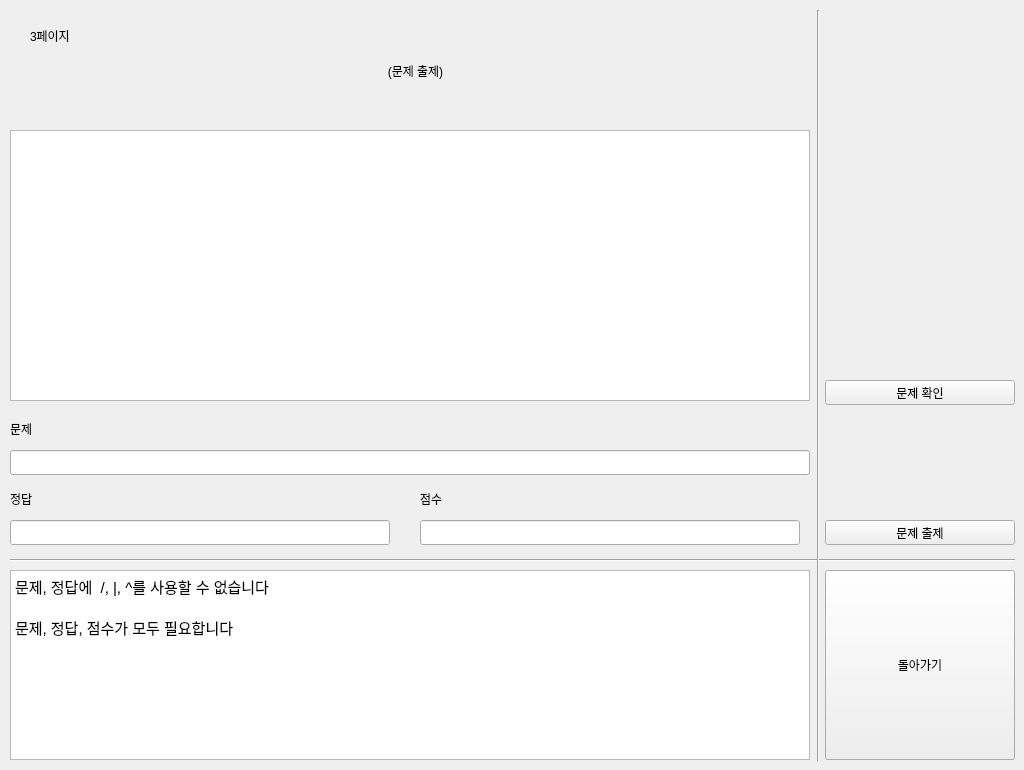
    <widget class="QWidget" name="page_6">
     <widget class="QLabel" name="label_30">
      <property name="geometry">
       <rect>
        <x>30</x>
        <y>20</y>
        <width>81</width>
        <height>31</height>
       </rect>
      </property>
      <property name="text">
       <string>3페이지</string>
      </property>
     </widget>
     <widget class="QLabel" name="label_23">
      <property name="geometry">
       <rect>
        <x>30</x>
        <y>30</y>
        <width>771</width>
        <height>81</height>
       </rect>
      </property>
      <property name="text">
       <string>(문제 출제)</string>
      </property>
      <property name="alignment">
       <set>Qt::AlignCenter</set>
      </property>
     </widget>
     <widget class="QPushButton" name="btn_t_quiz_add">
      <property name="geometry">
       <rect>
        <x>825</x>
        <y>520</y>
        <width>190</width>
        <height>25</height>
       </rect>
      </property>
      <property name="text">
       <string>문제 출제</string>
      </property>
     </widget>
     <widget class="QPushButton" name="btn_t_quiz_back">
      <property name="geometry">
       <rect>
        <x>825</x>
        <y>570</y>
        <width>190</width>
        <height>190</height>
       </rect>
      </property>
      <property name="text">
       <string>돌아가기</string>
      </property>
     </widget>
     <widget class="QLineEdit" name="line_quiz_add_q">
      <property name="geometry">
       <rect>
        <x>10</x>
        <y>450</y>
        <width>800</width>
        <height>25</height>
       </rect>
      </property>
     </widget>
     <widget class="QLabel" name="label_6">
      <property name="geometry">
       <rect>
        <x>10</x>
        <y>420</y>
        <width>67</width>
        <height>17</height>
       </rect>
      </property>
      <property name="text">
       <string>문제</string>
      </property>
     </widget>
     <widget class="QLabel" name="label_7">
      <property name="geometry">
       <rect>
        <x>10</x>
        <y>490</y>
        <width>67</width>
        <height>17</height>
       </rect>
      </property>
      <property name="text">
       <string>정답</string>
      </property>
     </widget>
     <widget class="QLineEdit" name="line_quiz_add_a">
      <property name="geometry">
       <rect>
        <x>10</x>
        <y>520</y>
        <width>380</width>
        <height>25</height>
       </rect>
      </property>
     </widget>
     <widget class="QTextBrowser" name="text_t_quiz">
      <property name="geometry">
       <rect>
        <x>10</x>
        <y>130</y>
        <width>800</width>
        <height>271</height>
       </rect>
      </property>
     </widget>
     <widget class="QPushButton" name="btn_t_quiz_check">
      <property name="geometry">
       <rect>
        <x>825</x>
        <y>380</y>
        <width>190</width>
        <height>25</height>
       </rect>
      </property>
      <property name="text">
       <string>문제 확인</string>
      </property>
     </widget>
     <widget class="QTextBrowser" name="textBrowser_2">
      <property name="geometry">
       <rect>
        <x>10</x>
        <y>570</y>
        <width>800</width>
        <height>190</height>
       </rect>
      </property>
      <property name="html">
       <string>&lt;!DOCTYPE HTML PUBLIC &quot;-//W3C//DTD HTML 4.0//EN&quot; &quot;http://www.w3.org/TR/REC-html40/strict.dtd&quot;&gt;
&lt;html&gt;&lt;head&gt;&lt;meta name=&quot;qrichtext&quot; content=&quot;1&quot; /&gt;&lt;style type=&quot;text/css&quot;&gt;
p, li { white-space: pre-wrap; }
&lt;/style&gt;&lt;/head&gt;&lt;body style=&quot; font-family:'Gulim'; font-size:9pt; font-weight:400; font-style:normal;&quot;&gt;
&lt;p style=&quot; margin-top:0px; margin-bottom:0px; margin-left:0px; margin-right:0px; -qt-block-indent:0; text-indent:0px;&quot;&gt;&lt;span style=&quot; font-family:'Ubuntu'; font-size:11pt;&quot;&gt;문제, 정답에  /, |, ^를 사용할 수 없습니다&lt;/span&gt;&lt;/p&gt;
&lt;p style=&quot;-qt-paragraph-type:empty; margin-top:0px; margin-bottom:0px; margin-left:0px; margin-right:0px; -qt-block-indent:0; text-indent:0px; font-family:'Ubuntu'; font-size:11pt;&quot;&gt;&lt;br /&gt;&lt;/p&gt;
&lt;p style=&quot; margin-top:0px; margin-bottom:0px; margin-left:0px; margin-right:0px; -qt-block-indent:0; text-indent:0px;&quot;&gt;&lt;span style=&quot; font-family:'Ubuntu'; font-size:11pt;&quot;&gt;문제, 정답, 점수가 모두 필요합니다&lt;/span&gt;&lt;/p&gt;&lt;/body&gt;&lt;/html&gt;</string>
      </property>
     </widget>
     <widget class="Line" name="line_7">
      <property name="geometry">
       <rect>
        <x>10</x>
        <y>550</y>
        <width>1005</width>
        <height>20</height>
       </rect>
      </property>
      <property name="orientation">
       <enum>Qt::Horizontal</enum>
      </property>
     </widget>
     <widget class="Line" name="line_8">
      <property name="geometry">
       <rect>
        <x>808</x>
        <y>10</y>
        <width>20</width>
        <height>751</height>
       </rect>
      </property>
      <property name="orientation">
       <enum>Qt::Vertical</enum>
      </property>
     </widget>
     <widget class="QLineEdit" name="line_quiz_add_n">
      <property name="geometry">
       <rect>
        <x>420</x>
        <y>520</y>
        <width>380</width>
        <height>25</height>
       </rect>
      </property>
     </widget>
     <widget class="QLabel" name="label_8">
      <property name="geometry">
       <rect>
        <x>420</x>
        <y>490</y>
        <width>67</width>
        <height>17</height>
       </rect>
      </property>
      <property name="text">
       <string>점수</string>
      </property>
     </widget>
    </widget>
